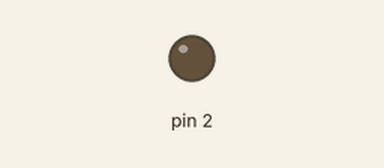
Simulated run of this sketch. Board: Arduino Uno, built with avr-gcc and run on an emulated ATmega328P. Shown: output pins drawn as LEDs (lit = HIGH).

Above: at 3.2 s.
At 9.6 s:
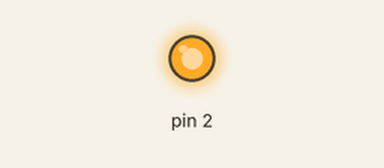
Timing chart, 0 to 16.6 s (numbered marks = the images above):
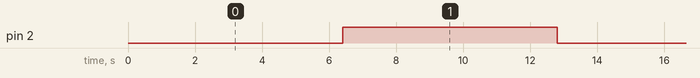

Measured:
- by itself, pin 2: alternates HIGH for 6.4 s and LOW for 6.4 s

The sketch:

ep7-3.ino
```cpp
void setup() {
  pinMode(2, OUTPUT);

}

void loop() {

  int i = 0;
  //0 - 255
  for(i=0; i<256; i++){
    analogWrite(2, i);  //0% is 0, 25% is 64, 50% is 127, 75% is 191, 100% is 255 (resister 150 Ohm)
    delay(50);         //analogWrite Maximum 5 pin
  }
  //254 - 0
  for(i=254; i<0; i--){
    analogWrite(2, i);  //0% is 0, 25% is 64, 50% is 127, 75% is 191, 100% is 255 (resister 150 Ohm)
    delay(50);         //analogWrite Maximum 5 pin
  }

}
```
